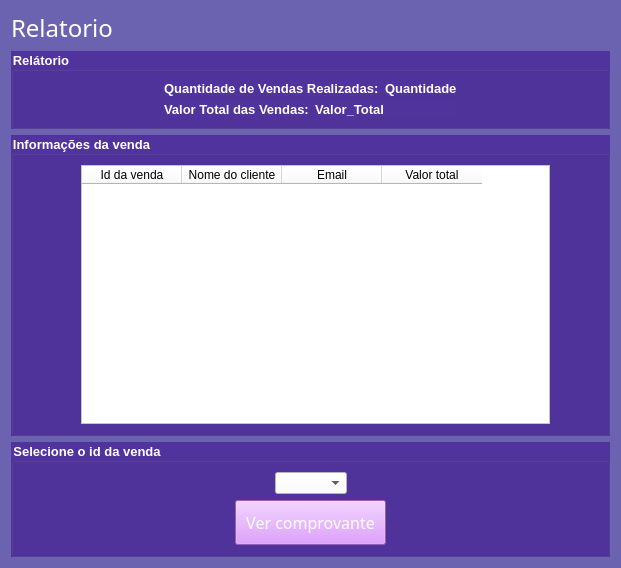
<?xml version="1.0" encoding="UTF-8"?>
<ui version="4.0">
 <class>Form</class>
 <widget class="QWidget" name="Form">
  <property name="geometry">
   <rect>
    <x>0</x>
    <y>0</y>
    <width>621</width>
    <height>568</height>
   </rect>
  </property>
  <property name="windowTitle">
   <string>Form</string>
  </property>
  <property name="styleSheet">
   <string notr="true">background-color:rgb(108, 99, 176)</string>
  </property>
  <layout class="QVBoxLayout" name="verticalLayout_6">
   <item>
    <widget class="QLabel" name="label_2">
     <property name="font">
      <font>
       <family>Impact</family>
       <pointsize>18</pointsize>
      </font>
     </property>
     <property name="styleSheet">
      <string notr="true">color: rgb(255, 255, 255);</string>
     </property>
     <property name="text">
      <string>Relatorio</string>
     </property>
    </widget>
   </item>
   <item>
    <layout class="QVBoxLayout" name="verticalLayout_4">
     <item>
      <widget class="QGroupBox" name="groupBox_4">
       <property name="font">
        <font>
         <pointsize>10</pointsize>
         <weight>75</weight>
         <bold>true</bold>
        </font>
       </property>
       <property name="styleSheet">
        <string notr="true">background-color: rgb(81, 51, 157);
color:rgb(255,255,255);</string>
       </property>
       <property name="title">
        <string>Relátorio</string>
       </property>
       <layout class="QVBoxLayout" name="verticalLayout_5">
        <item>
         <layout class="QHBoxLayout" name="horizontalLayout_7">
          <item>
           <spacer name="horizontalSpacer_7">
            <property name="orientation">
             <enum>Qt::Horizontal</enum>
            </property>
            <property name="sizeHint" stdset="0">
             <size>
              <width>40</width>
              <height>20</height>
             </size>
            </property>
           </spacer>
          </item>
          <item>
           <layout class="QVBoxLayout" name="verticalLayout">
            <item>
             <layout class="QHBoxLayout" name="horizontalLayout_5">
              <item>
               <widget class="QLabel" name="label_7">
                <property name="font">
                 <font>
                  <pointsize>10</pointsize>
                  <weight>75</weight>
                  <bold>true</bold>
                 </font>
                </property>
                <property name="styleSheet">
                 <string notr="true">color: rgb(255, 255, 255);</string>
                </property>
                <property name="text">
                 <string>Quantidade de Vendas Realizadas:</string>
                </property>
               </widget>
              </item>
              <item>
               <widget class="QLabel" name="label_9">
                <property name="font">
                 <font>
                  <pointsize>10</pointsize>
                  <weight>75</weight>
                  <bold>true</bold>
                 </font>
                </property>
                <property name="styleSheet">
                 <string notr="true">color: rgb(255, 255, 255);</string>
                </property>
                <property name="text">
                 <string>Quantidade</string>
                </property>
               </widget>
              </item>
             </layout>
            </item>
            <item>
             <layout class="QHBoxLayout" name="horizontalLayout_6">
              <item>
               <widget class="QLabel" name="label_8">
                <property name="font">
                 <font>
                  <pointsize>10</pointsize>
                  <weight>75</weight>
                  <bold>true</bold>
                 </font>
                </property>
                <property name="styleSheet">
                 <string notr="true">color: rgb(255, 255, 255);</string>
                </property>
                <property name="text">
                 <string>Valor Total das Vendas:</string>
                </property>
               </widget>
              </item>
              <item>
               <widget class="QLabel" name="label_10">
                <property name="font">
                 <font>
                  <pointsize>10</pointsize>
                  <weight>75</weight>
                  <bold>true</bold>
                 </font>
                </property>
                <property name="styleSheet">
                 <string notr="true">color: rgb(255, 255, 255);</string>
                </property>
                <property name="text">
                 <string>Valor_Total</string>
                </property>
               </widget>
              </item>
             </layout>
            </item>
           </layout>
          </item>
          <item>
           <spacer name="horizontalSpacer_8">
            <property name="orientation">
             <enum>Qt::Horizontal</enum>
            </property>
            <property name="sizeHint" stdset="0">
             <size>
              <width>40</width>
              <height>20</height>
             </size>
            </property>
           </spacer>
          </item>
         </layout>
        </item>
       </layout>
      </widget>
     </item>
     <item>
      <widget class="QGroupBox" name="groupBox">
       <property name="font">
        <font>
         <pointsize>10</pointsize>
         <weight>75</weight>
         <bold>true</bold>
        </font>
       </property>
       <property name="styleSheet">
        <string notr="true">background-color: rgb(81, 51, 157);
color:rgb(255,255,255);</string>
       </property>
       <property name="title">
        <string>Informações da venda</string>
       </property>
       <layout class="QHBoxLayout" name="horizontalLayout_4">
        <item>
         <layout class="QHBoxLayout" name="horizontalLayout_3">
          <item>
           <spacer name="horizontalSpacer_5">
            <property name="orientation">
             <enum>Qt::Horizontal</enum>
            </property>
            <property name="sizeType">
             <enum>QSizePolicy::Fixed</enum>
            </property>
            <property name="sizeHint" stdset="0">
             <size>
              <width>58</width>
              <height>120</height>
             </size>
            </property>
           </spacer>
          </item>
          <item>
           <widget class="QTableWidget" name="tabela_funcionarios">
            <property name="styleSheet">
             <string notr="true">background-color: rgb(255, 255, 255);
color:rgb(0, 0, 0);
</string>
            </property>
            <column>
             <property name="text">
              <string>Id da venda</string>
             </property>
            </column>
            <column>
             <property name="text">
              <string>Nome do cliente</string>
             </property>
            </column>
            <column>
             <property name="text">
              <string>Email</string>
             </property>
            </column>
            <column>
             <property name="text">
              <string>Valor total</string>
             </property>
            </column>
           </widget>
          </item>
          <item>
           <spacer name="horizontalSpacer_6">
            <property name="orientation">
             <enum>Qt::Horizontal</enum>
            </property>
            <property name="sizeType">
             <enum>QSizePolicy::Fixed</enum>
            </property>
            <property name="sizeHint" stdset="0">
             <size>
              <width>48</width>
              <height>20</height>
             </size>
            </property>
           </spacer>
          </item>
         </layout>
        </item>
       </layout>
      </widget>
     </item>
     <item>
      <widget class="QGroupBox" name="groupBox_2">
       <property name="font">
        <font>
         <pointsize>10</pointsize>
         <weight>75</weight>
         <bold>true</bold>
        </font>
       </property>
       <property name="styleSheet">
        <string notr="true">background-color: rgb(81, 51, 157);
color:rgb(255,255,255);</string>
       </property>
       <property name="title">
        <string>Selecione o id da venda</string>
       </property>
       <layout class="QVBoxLayout" name="verticalLayout_3">
        <item>
         <layout class="QVBoxLayout" name="verticalLayout_2">
          <item>
           <layout class="QHBoxLayout" name="horizontalLayout">
            <item>
             <spacer name="horizontalSpacer_3">
              <property name="orientation">
               <enum>Qt::Horizontal</enum>
              </property>
              <property name="sizeHint" stdset="0">
               <size>
                <width>40</width>
                <height>20</height>
               </size>
              </property>
             </spacer>
            </item>
            <item>
             <widget class="QComboBox" name="comboBox">
              <property name="styleSheet">
               <string notr="true">background-color: rgb(255, 255, 255);
color: rgb(0, 0, 0);</string>
              </property>
             </widget>
            </item>
            <item>
             <spacer name="horizontalSpacer_4">
              <property name="orientation">
               <enum>Qt::Horizontal</enum>
              </property>
              <property name="sizeHint" stdset="0">
               <size>
                <width>40</width>
                <height>20</height>
               </size>
              </property>
             </spacer>
            </item>
           </layout>
          </item>
          <item>
           <layout class="QHBoxLayout" name="horizontalLayout_2">
            <item>
             <spacer name="horizontalSpacer_2">
              <property name="orientation">
               <enum>Qt::Horizontal</enum>
              </property>
              <property name="sizeHint" stdset="0">
               <size>
                <width>40</width>
                <height>20</height>
               </size>
              </property>
             </spacer>
            </item>
            <item>
             <widget class="QPushButton" name="salvar_prod_btn">
              <property name="font">
               <font>
                <family>Impact</family>
                <pointsize>12</pointsize>
               </font>
              </property>
              <property name="styleSheet">
               <string notr="true">background-color: rgb(214, 131, 255);
color: rgb(255, 255, 255);
padding: 10px;
</string>
              </property>
              <property name="text">
               <string>Ver comprovante</string>
              </property>
             </widget>
            </item>
            <item>
             <spacer name="horizontalSpacer">
              <property name="orientation">
               <enum>Qt::Horizontal</enum>
              </property>
              <property name="sizeHint" stdset="0">
               <size>
                <width>40</width>
                <height>20</height>
               </size>
              </property>
             </spacer>
            </item>
           </layout>
          </item>
         </layout>
        </item>
       </layout>
      </widget>
     </item>
    </layout>
   </item>
  </layout>
 </widget>
 <resources/>
 <connections/>
</ui>
